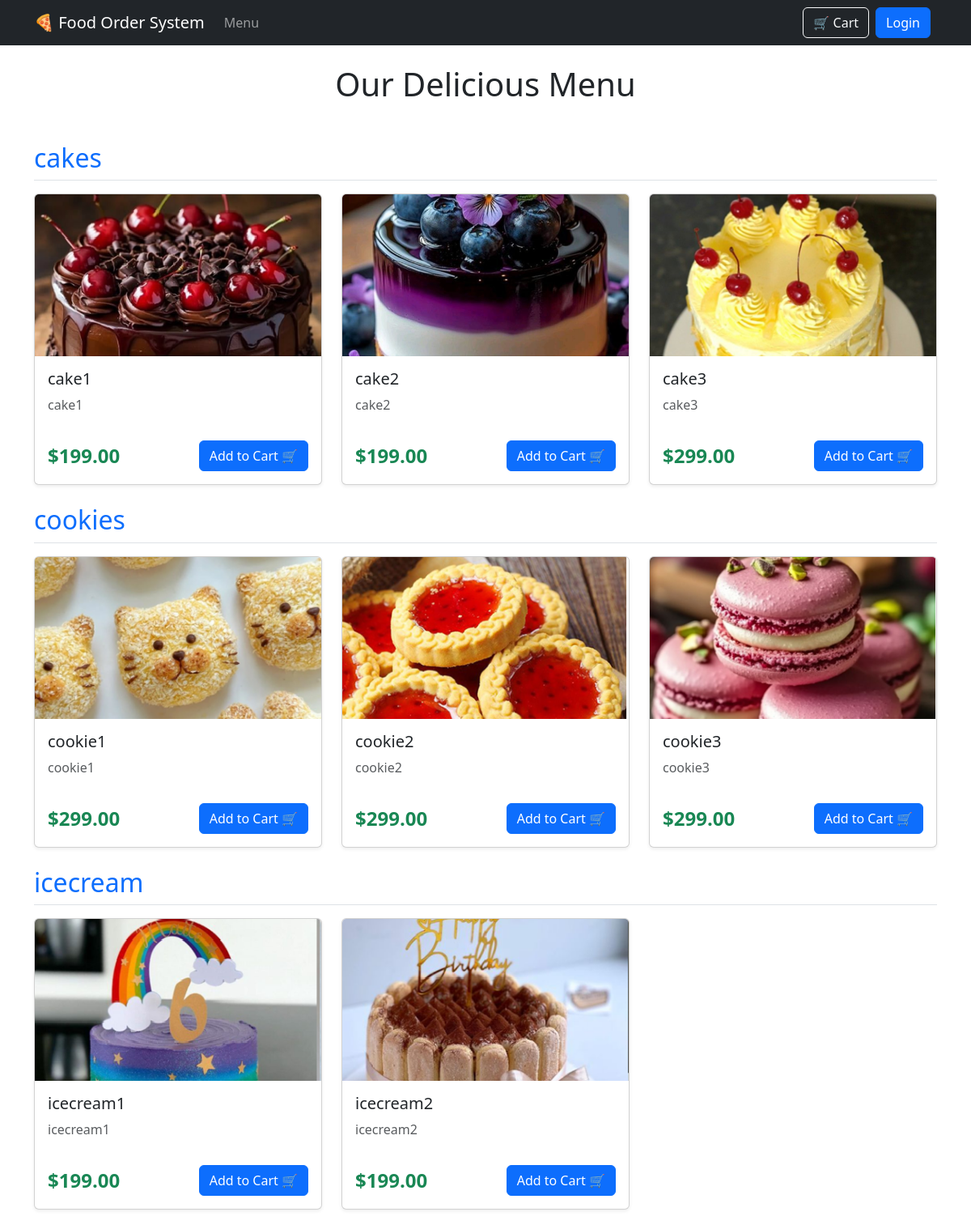
The page / on the database its author committed.
### food_app/models.py (models this page shows, shortened)
class Category(models.Model):
    name = models.CharField(max_length=100)
    slug = models.SlugField(unique=True)
    is_active = models.BooleanField(default=True)

class MenuItem(models.Model):
    category = models.ForeignKey(Category, on_delete=models.CASCADE, related_name='items')
    name = models.CharField(max_length=200)
    description = models.TextField(blank=True)
    price = models.DecimalField(max_digits=6, decimal_places=2)
    image = models.ImageField(upload_to='menu_images/', blank=True, null=True)
    is_available = models.BooleanField(default=True)

### food_app/views.py (the view)
# urls.py: path('', views.menu_list, name='menu_list'),
def menu_list(request):
    categories = Category.objects.filter(is_active=True).order_by('id')
    menu_items = MenuItem.objects.filter(
        is_available=True,
        category__is_active=True
    ).select_related('category')
    categorized_menu = {}
    for category in categories:
        categorized_menu[category] = [item for item in menu_items if item.category_id == category.id]
    cart = get_cart(request)
    cart_count = sum(item['quantity'] for item in cart.values())
    context = {
        'categorized_menu': categorized_menu,
        'cart_count': cart_count,
    }
    return render(request, 'menu.html', context)

### food_app/views.py (called while the page is built)
def get_cart(request):
    return request.session.get('cart', {})

### food_app/templates/menu.html (shortened to what this page needs)
{% extends 'base.html' %}
{% block content %}
<h1 class="mb-5 text-center">Our Delicious Menu</h1>
<div class="row">
    {% for category, items in categorized_menu.items %}
    <div class="col-12 mb-4">
        <h2 class="border-bottom pb-2 mb-3 text-primary">{{ category.name }}</h2>
        <div class="row row-cols-1 row-cols-md-2 row-cols-lg-3 g-4">
            {% for item in items %}
            <div class="col">
                <div class="card h-100 shadow-sm">
                    {% if item.image %}
                    <img src="{{ item.image.url }}" class="card-img-top" alt="{{ item.name }}" style="height: 200px; object-fit: cover;">
                    {% else %}
                    <div class="bg-light text-center p-5" style="height: 200px;">
                        <span class="text-muted">No Image Available</span>
                    </div>
                    {% endif %}
                    <div class="card-body d-flex flex-column">
                        <h5 class="card-title">{{ item.name }}</h5>
                        <p class="card-text text-muted flex-grow-1">{{ item.description|default:"A delightful treat from our kitchen." }}</p>
                        <div class="d-flex justify-content-between align-items-center mt-3">
                            <span class="fs-4 text-success fw-bold">${{ item.price|floatformat:2 }}</span>
                            <a href="{% url 'add_to_cart' item.id %}" class="btn btn-primary">
                                Add to Cart 🛒
                            </a>
                        </div>
                    </div>
                </div>
            </div>
            {% endfor %}
        </div>
    </div>
    {% empty %}
    <div class="col-12 text-center py-5">
        <p class="lead text-muted">The menu is currently empty. Please check back later!</p>
    </div>
    {% endfor %}
</div>
{% endblock %}

### food_app/templates/base.html (shortened to what this page needs)
<!DOCTYPE html>
<html lang="en">
<head>
    <link href="https://cdn.jsdelivr.net/npm/bootstrap@5.3.3/dist/css/bootstrap.min.css" rel="stylesheet">
</head>
<body>
    <nav class="navbar navbar-expand-lg navbar-dark bg-dark">
        <div class="container">
            <a class="navbar-brand" href="{% url 'menu_list' %}">🍕 Food Order System</a>
            <div class="collapse navbar-collapse">
                <ul class="navbar-nav me-auto mb-2 mb-lg-0">
                    <li class="nav-item">
                        <a class="nav-link" href="{% url 'menu_list' %}">Menu</a>
                    </li>
                </ul>
                <ul class="navbar-nav ms-auto">
                    <li class="nav-item">
                        <a class="btn btn-outline-light me-2 position-relative" href="{% url 'view_cart' %}">
                            🛒 Cart
                        </a>
                    </li>
                    {% if user.is_authenticated %}
                        <span class="navbar-text me-2">Hello, {{ user.username }}!</span>
                        <li class="nav-item">
                            <form method="post" action="{% url 'logout' %}" class="d-inline">
                                {% csrf_token %}
                                <button type="submit" class="btn btn-danger">Logout</button>
                            </form>
                        </li>
                    {% else %}
                        <li class="nav-item"><a class="btn btn-primary me-2" href="{% url 'login' %}">Login</a></li>
                    {% endif %}
                </ul>
            </div>
        </div>
    </nav>
    <div class="container mt-4">
        {% block content %}{% endblock %}
    </div>
</body>
</html>

### rows shown on the page
Category: name "cakes"
MenuItem: image (picture), name "cake1", description "cake1", price "199.00"
MenuItem: image (picture), name "cake2", description "cake2", price "199.00"
MenuItem: image (picture), name "cake3", description "cake3", price "299.00"
Category: name "cookies"
MenuItem: image (picture), name "cookie1", description "cookie1", price "299.00"
MenuItem: image (picture), name "cookie2", description "cookie2", price "299.00"
MenuItem: image (picture), name "cookie3", description "cookie3", price "299.00"
Category: name "icecream"
MenuItem: image (picture), name "icecream1", description "icecream1", price "199.00"
MenuItem: image (picture), name "icecream2", description "icecream2", price "199.00"
